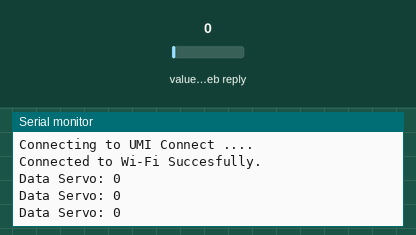
This sketch was run on a simulated ESP8266 (NodeMCU). On the bench: the last lines printed to the serial monitor. Inputs (shaded band) come from the test bench; at power-on: value in the web reply 0. WiFi joins after 1.5 s; servers stay silent unless stated; web services answer with replies made up by the test bench.

Above: at 3.5 s.
3.6 s: value in the web reply set to 2
At 4.16 s:
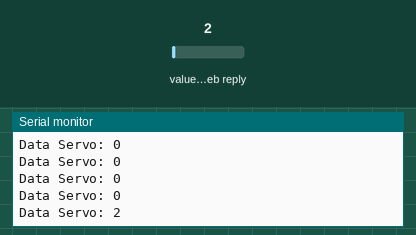
5.1 s: value in the web reply set to 25
At 5.36 s:
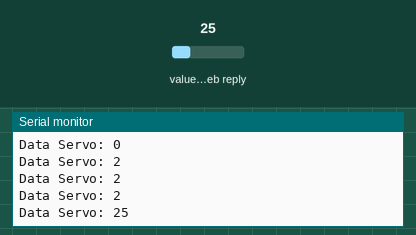
Timing chart, 0 to 8.1 s (numbered marks = the images above; inputs shaded):
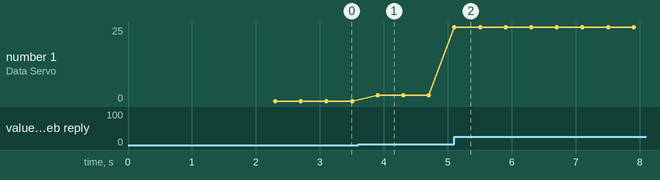

Measured:
- after the input at 3.6 s, the serial monitor: prints a new line after 0.30 s (image 1)
- after the input at 5.1 s, the serial monitor: prints a new line at once (image 2)
- plotted number 1: 0 → 2 after the input at 3.6 s, 2 → 25 after the input at 5.1 s

The sketch:

Thingspeak_with_servo.ino
```cpp
//--------------Electronics-project-hub-------------//

//--Node-MCU--//
#include <SoftwareSerial.h>
SoftwareSerial s(12,14); // (Rx, Tx)
#include "ThingSpeak.h"
#include <ESP8266WiFi.h>
const char ssid[] = "UMI Connect";  // your network SSID (name)
const char pass[] = "umiukhuwah";   // your network password
WiFiClient  client;

//---------Channel Details---------//
unsigned long counterChannelNumber = 900456;            // Channel ID
const char * myCounterReadAPIKey = "SCNLYRQ85474MFUR"; // Read API Key
const int FieldNumber1 = 1;  // The field you wish to read
//-------------------------------//

long statusCode;

void setup()
{
  Serial.begin(115200);
  WiFi.mode(WIFI_STA);
  ThingSpeak.begin(client);
  s.begin(9600);
}

void loop()
{
  //----------------- Network -----------------//
  if (WiFi.status() != WL_CONNECTED)
  {
    Serial.print("Connecting to ");
    Serial.print(ssid);
    Serial.println(" ....");
    while (WiFi.status() != WL_CONNECTED)
    {
      WiFi.begin(ssid, pass);
      delay(2000);
    }
    Serial.println("Connected to Wi-Fi Succesfully.");
  }
  //--------- End of Network connection--------//

  //---------------- Channel 1 ----------------//
  long temp = ThingSpeak.readLongField(counterChannelNumber, FieldNumber1, myCounterReadAPIKey);
  statusCode = ThingSpeak.getLastReadStatus();
  if (statusCode == 200)
  {
    Serial.print("Data Servo: ");
    Serial.println(temp);
    s.write(temp);
  }
  else
  {
    Serial.println("Unable to read channel / No internet connection");
  }
  delay(100);
  //-------------- End of Channel 1 -------------//
}
```
